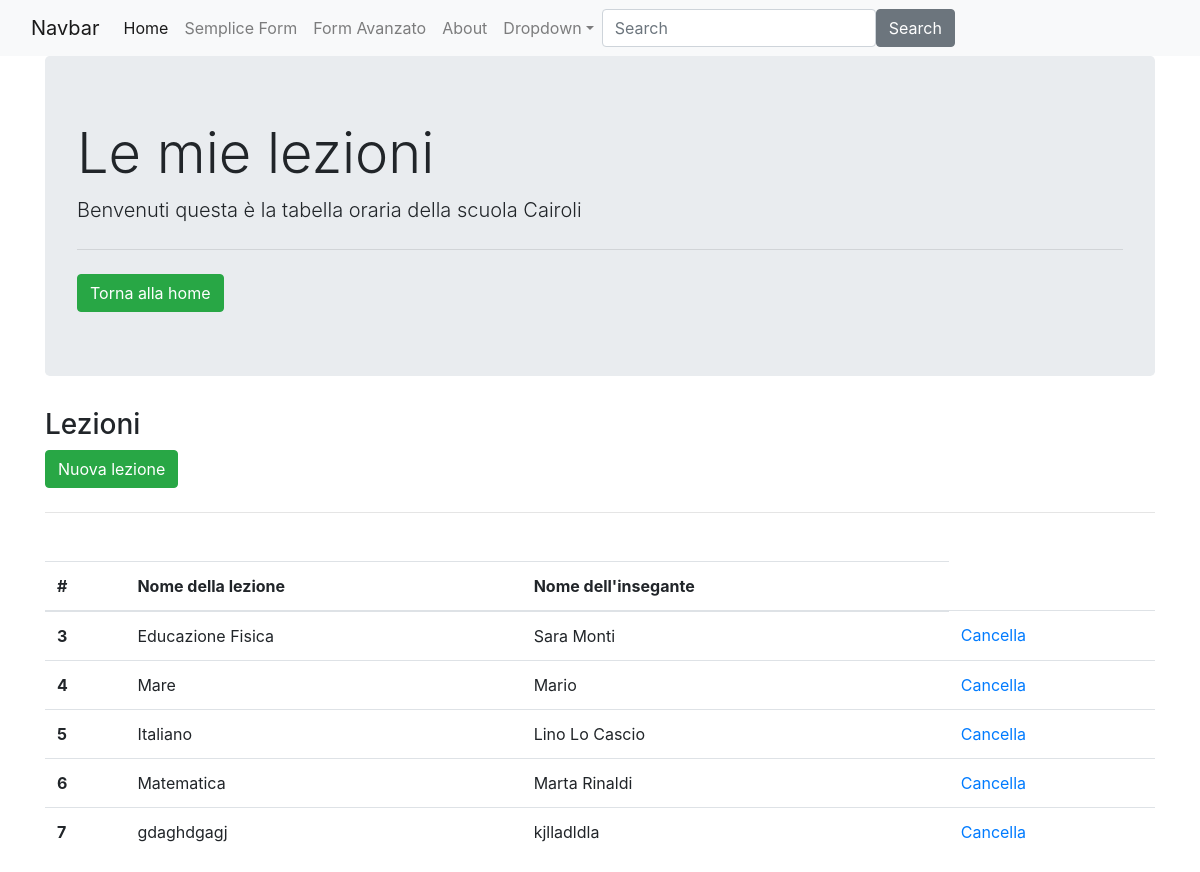
/admin, run on an earlier commit of the app's database.
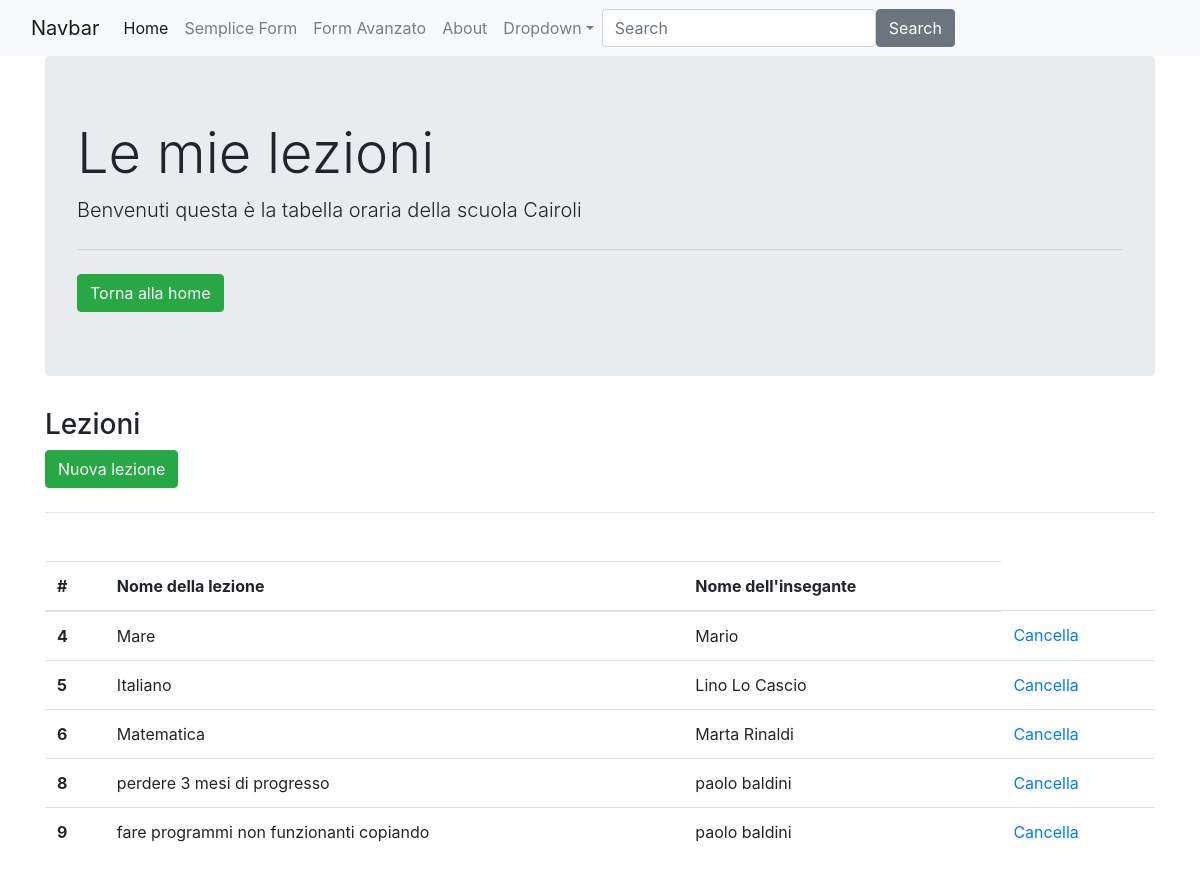
And on a later commit of the database.
### app.py (models this page shows, shortened)
class Lezione(db.Model):
    __tablename__ = "Lezione"
    id = db.Column(db.Integer, primary_key=True)
    lesson_name = db.Column(db.Text)
    teacher_name = db.Column(db.Text)

### app.py (the view)
@app.route("/admin")
def index_admin():
    lezioni = Lezione.query.all()
    return render_template ("index-admin.html", lezioni=lezioni )

### templates/index-admin.html (shortened to what this page needs)
{% extends "base.html" %}
{% block content %}
    <h3>Lezioni</h3>
    <a href="{{url_for('advance_form')}}" class="btn btn-success">Nuova lezione</a>
    <hr class="my-4">
      <br>
    <table class="table">
        <thead>
            <tr>
            <th scope="col">#</th>
            <th scope="col">Nome della lezione</th>
            <th scope="col">Nome dell'insegante</th>
            </tr>
        </thead>
        <tbody>
            {% for data in lezioni %}
            <tr>
            <th scope="row">{{data.id}}</th>
            <td>{{ data.lesson_name }}</td>
            <td>{{ data.teacher_name}}</td>
            <td><a href="/delete/{{data.id}}" type="button">Cancella</a></td>
            {% endfor %}
            </tr>
        </tbody>
    </table>
{% endblock content %}

What changed in the data, as far as the page shows it:
removed Lezione: id "3", lesson_name "Educazione Fisica", teacher_name "Sara Monti"
removed Lezione: id "7", lesson_name "gdaghdgagj", teacher_name "kjlladldla"
added Lezione: id "8", lesson_name "perdere 3 mesi di progresso", teacher_name "paolo baldini"
added Lezione: id "9", lesson_name "fare programmi non funzionanti copiando", teacher_name "paolo baldini"
